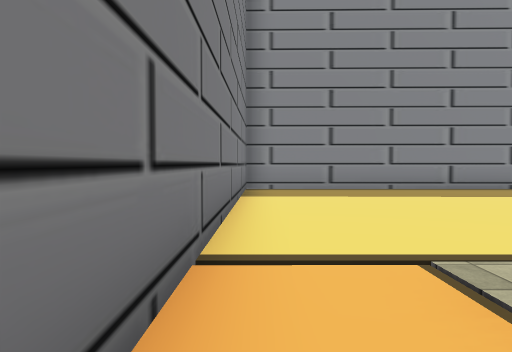
View 1 (above)

19 first-person views from a walk through a scene from a Unity 3-D project. The camera is 1.4 m above the floor, tilts 2° down and sees 70° across. The floor is counted in squares, 2 m on a side. Each view is taken from the middle of a square. On the plan, view 1 faces up. The plan holds only what a view shows up to about 11 squares ahead; the rest is blank. The place goes on beyond the plan. The player is left out. Some animated figures are not drawn. Some surface patterns are stand-ins.

View 2
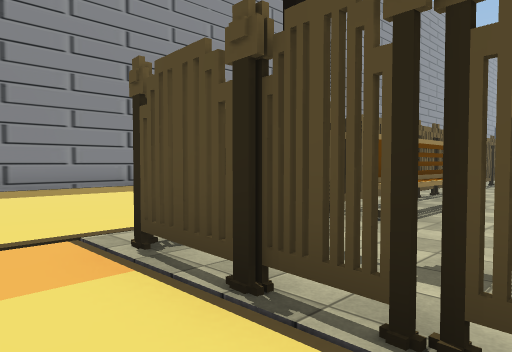

View 3
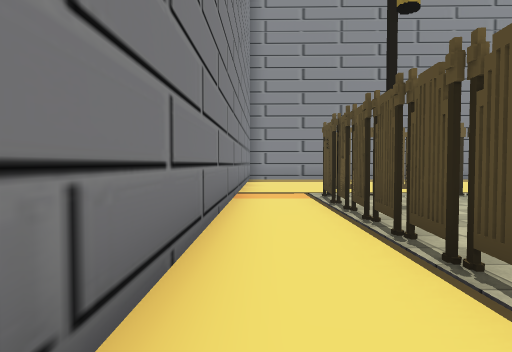

View 4
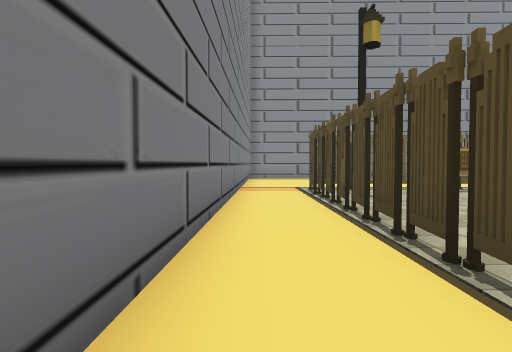

View 5
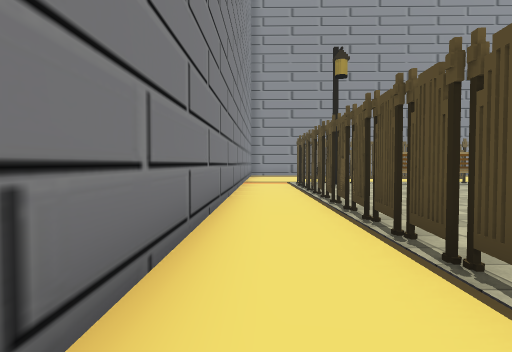

View 6
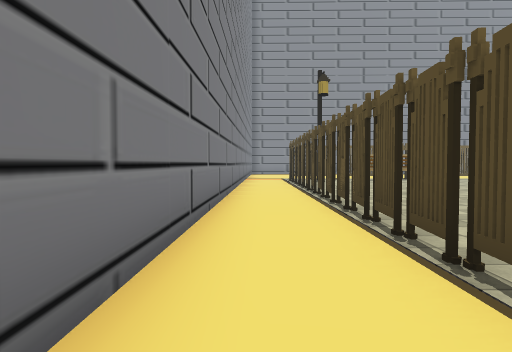

View 7
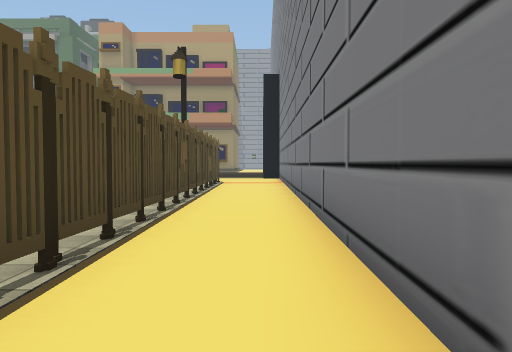

View 8
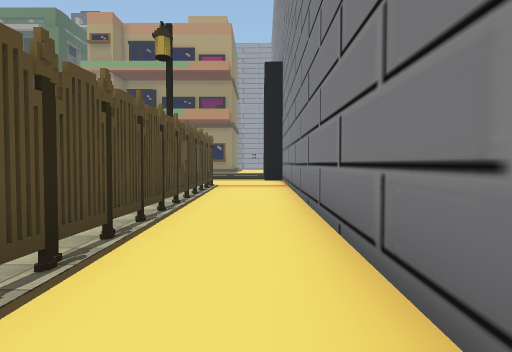

View 9
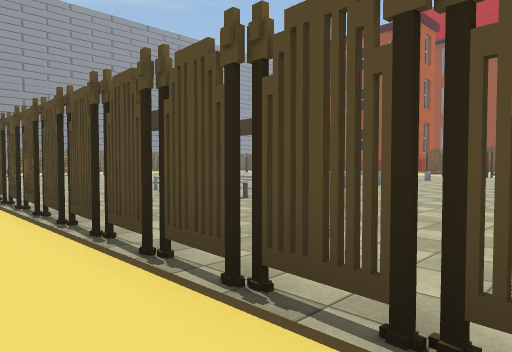

View 10
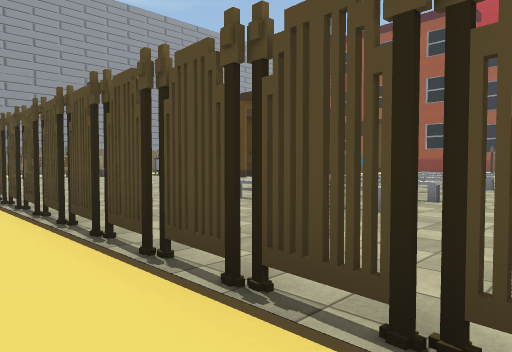

View 11
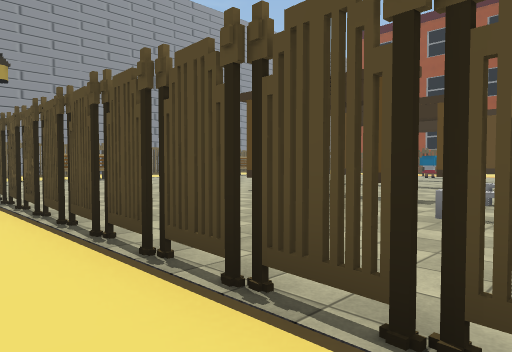

View 12
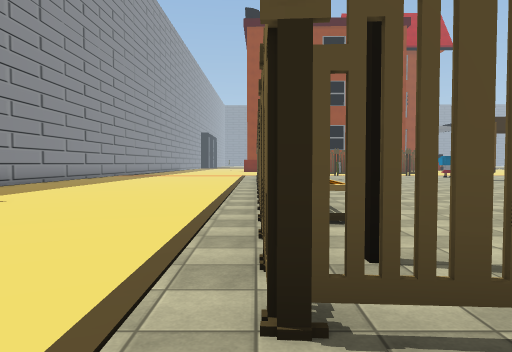

View 13
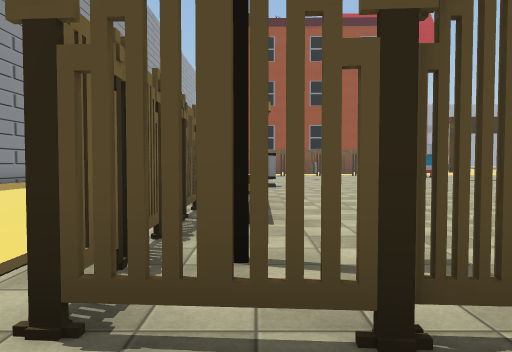

View 14
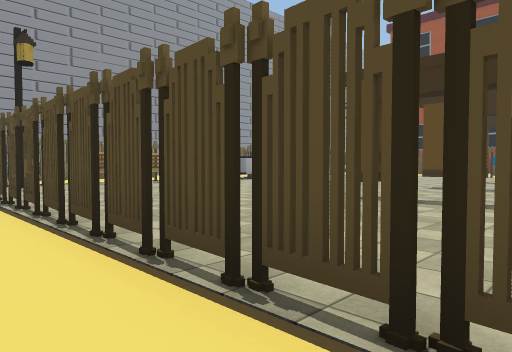

View 15
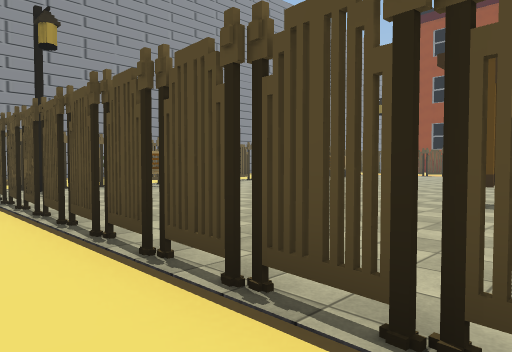

View 16
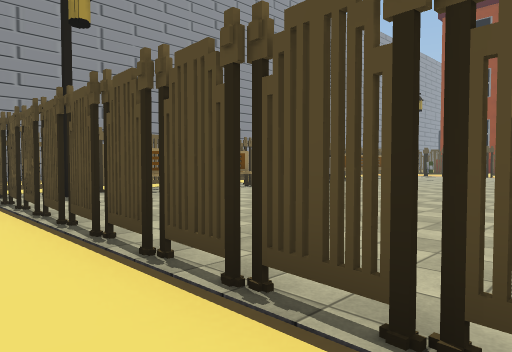

View 17
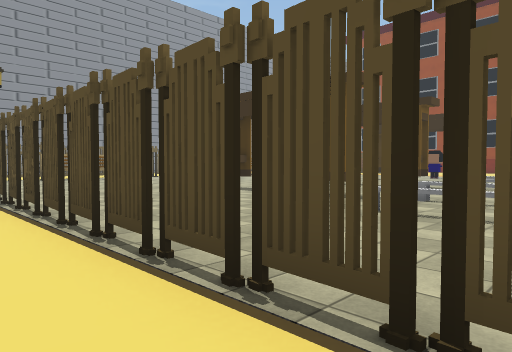

View 18
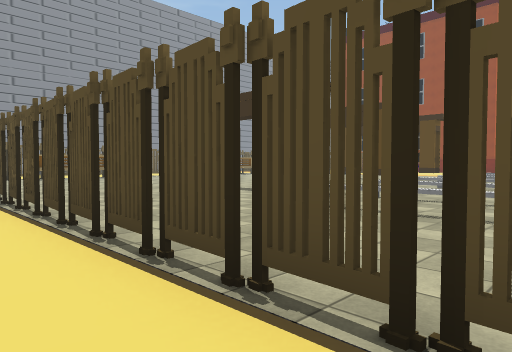

View 19
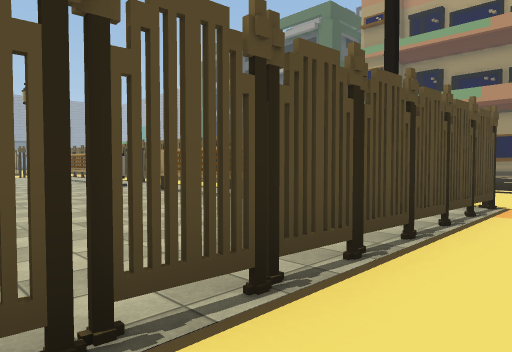

### Floor plan
Points are (right, up) in squares from view 1. A wall is a line through its corners. A room is listed if a view was taken in it or the views show most of it. See-through windows are left out.
Room 1 (views 1, 2, 3, 4, 5, 6, 7, 8, 9, 10, 11, 13, 14, 15, 16, 17, 18, 19)
walls: (1.3, -11.5) (1.5, -7.5); (1.3, -7.5) (1.6, -2.5); (1.4, -13.5) (1.5, -11.5); (1.3, -17.5) (1.5, -13.5); (1.4, -2.5) (1.4, -1.5); (1.2, -1.5) (1.5, 1.9); (1.2, -20.5) (1.4, -17.5); (-0.5, 1.4) (-1, -21.5); (1.4, -21.5) (1.4, -20.5)
ways out: opening at (0, 1) to room 2; gap at (1, -18.5) to room 2
Room 2 (view 12)
walls: (10.6, -7.6) (10.6, -7); (10.6, -11) (10.6, -10.4); (7.2, -7.6) (7.2, -7.1); (9, 1.9) (7.5, 1.9); (6.6, -7.6) (6.6, -7); (7.1, -10.8) (6.6, -10.8) (6.6, -10.5); (6.8, 1.1) (4.4, 1.2); (6, 1.9) (1.6, 1.9); (1.5, 1.9) (5.9, 1.9); (7.1, 10) (-0.3, 10.2); (5.9, -21.2) (8.9, -21.2); (-0.3, 9.6) (-0.5, 1.4)
low walls: (5.7, 0.8) (4.7, 0.9)
ways out: opening at (0, 1) to room 1; gap at (1, -18.5) to room 1; gap at (6.5, 2)
objects: other object (5, -15) to (5, -13); other object (7, -15) to (7, -13); other object (9, -15) to (9, -13); other object (11, -15) to (11, -13)

Where each view was taken, in squares from view 1:
view 1: 0 up, 0 right, facing up
view 2: 1 down, 0 right, facing up-right
view 3: 6 down, 0 right, facing up
view 4: 8 down, 0 right, facing up
view 5: 11 down, 0 right, facing up
view 6: 14 down, 0 right, facing up
view 7: 9 down, 0 right, facing down
view 8: 11 down, 0 right, facing down
view 9: 21 down, 0 right, facing up-right
view 10: 18 down, 0 right, facing up-right
view 11: 14 down, 0 right, facing up-right
view 12: 2 up, 0 right, facing right
view 13: 1 up, 0 right, facing right
view 14: 11 down, 0 right, facing up-right
view 15: 9 down, 0 right, facing up-right
view 16: 7 down, 0 right, facing up-right
view 17: 15 down, 0 right, facing up-right
view 18: 16 down, 0 right, facing up-right
view 19: 16 down, 0 right, facing down-right
